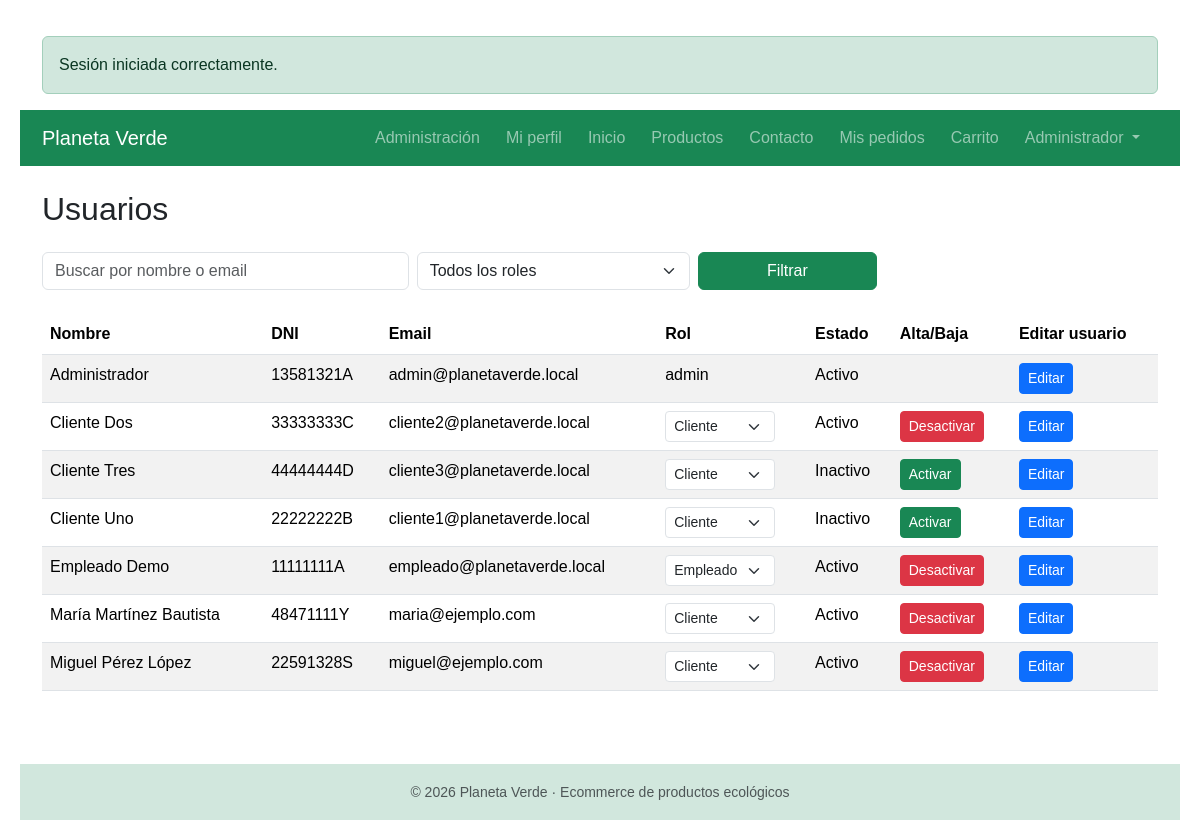
Page /index.php?controller=usuario&action=admin (signed in) on the committed database.
### tables this page shows
CREATE TABLE `usuarios` (
  `id_usuario` int(11) NOT NULL,
  `nombre` varchar(100) NOT NULL,
  `dni` varchar(20) DEFAULT NULL,
  `email` varchar(150) NOT NULL,
  `password` varchar(255) NOT NULL,
  `rol` enum('cliente','empleado','admin') NOT NULL DEFAULT 'cliente',
  `activo` tinyint(1) NOT NULL DEFAULT 1,
  `created_at` timestamp NOT NULL DEFAULT current_timestamp()
);

### controllers/UsuarioController.php (called while the page is built, shortened)
<?php
require_once __DIR__ . '/../models/Usuario.php';
class UsuarioController
{
    public function admin()
    {
        $q = trim($_GET['q'] ?? '');
        $rol = $_GET['rol'] ?? '';
        if ($q !== '' || $rol !== '') {
            $usuarios = Usuario::filtrarAdmin($q, $rol);
        } else {
            $usuarios = Usuario::getAllAdmin();
        }
        require_once __DIR__ . '/../views/admin/usuarios.php';
    }
}

### index.php (called while the page is built, shortened)
<?php
$action     = $_GET['action'] ?? 'index';
$controllerObject = new $controllerName();
$controllerObject->$action();

### models/Usuario.php (called while the page is built, shortened)
<?php
class Usuario
{
    public static function getAllAdmin()
    {
        $pdo = get_conexion();
        $sql = "SELECT * FROM usuarios ORDER BY nombre";
        $stmt = $pdo->query($sql);
        return $stmt->fetchAll(PDO::FETCH_ASSOC);
    }
}

### views/admin/usuarios.php (the view, shortened to what this page needs)
<?php require_once __DIR__ . '/../partials/header.php'; ?>
<?php require_once __DIR__ . '/../partials/navbar.php'; ?>
<main class="container">
    <h2 class="my-4">Usuarios</h2>
    <form method="get" class="row g-2 mb-4">
        <div class="col-md-4">
            <input type="search"
                name="q"
                class="form-control"
                placeholder="Buscar por nombre o email"
                value="<?= htmlspecialchars($_GET['q'] ?? '') ?>">
        </div>
        <div class="col-md-3">
            <select name="rol" class="form-select">
                <option value="">Todos los roles</option>
            </select>
        </div>
        <div class="col-md-2">
            <button class="btn btn-success w-100">Filtrar</button>
        </div>
    </form>
    <table class="table table-striped mb-4">
        <thead>
            <tr>
                <th>Nombre</th>
                <th>DNI</th>
                <th>Email</th>
                <th>Rol</th>
                <th>Estado</th>
                <th>Alta/Baja</th>
                <th>Editar usuario</th>
            </tr>
        </thead>
        <tbody>
            <?php foreach ($usuarios as $u): ?>
                <tr>
                    <td><?= htmlspecialchars($u['nombre']) ?></td>
                    <td><?= htmlspecialchars($u['dni'] ?? '-') ?></td>
                    <td><?= htmlspecialchars($u['email']) ?></td>
                    <td>
                        <?php if ($u['id_usuario'] == $_SESSION['usuario']['id']): ?>
                            <?= $u['rol'] ?>
                        <?php else: ?>
                            <form method="post"
                                action="index.php?controller=usuario&action=cambiarRol"
                                class="d-inline">
                                <select name="rol"
                                    onchange="this.form.submit()"
                                    class="form-select form-select-sm d-inline w-auto">
                                    <option value="cliente" <?= $u['rol'] == 'cliente' ? 'selected' : '' ?>>Cliente</option>
                                    <option value="empleado" <?= $u['rol'] == 'empleado' ? 'selected' : '' ?>>Empleado</option>
                                </select>
                            </form>
                        <?php endif; ?>
                    </td>
                    <td><?= $u['activo'] ? 'Activo' : 'Inactivo' ?></td>
                    <td>
                        <?php if ($u['id_usuario'] != $_SESSION['usuario']['id']): ?>
                            <?php if ($u['activo']): ?>
                                <a href="index.php?controller=usuario&action=desactivar&id=<?= $u['id_usuario'] ?>"
                                    class="btn btn-sm btn-danger">
                                    Desactivar
                                </a>
                            <?php else: ?>
                                <a href="index.php?controller=usuario&action=activar&id=<?= $u['id_usuario'] ?>"
                                    class="btn btn-sm btn-success">
                                    Activar
                                </a>
                            <?php endif; ?>
                        <?php endif; ?>
                    </td>
                    <td>
                        <a href="index.php?controller=usuario&action=editar&id=<?= $u['id_usuario'] ?>"
                            class="btn btn-sm btn-primary">
                            Editar
                        </a>
                    </td>
                </tr>
            <?php endforeach; ?>
        </tbody>
    </table>
</main>
<?php require_once __DIR__ . '/../partials/footer.php'; ?>

### public/css/estilos.css (style rules this page uses)
body { font-family: Arial, sans-serif; margin: 20px; }

### rows in the picture
usuarios: nombre "Administrador", dni "13581321A", email "admin@planetaverde.local", rol "admin", activo "Activo"
usuarios: nombre "Cliente Dos", dni "33333333C", email "cliente2@planetaverde.local", rol "Cliente", activo "Activo"
usuarios: nombre "Cliente Tres", dni "44444444D", email "cliente3@planetaverde.local", rol "Cliente", activo "Inactivo"
usuarios: nombre "Cliente Uno", dni "22222222B", email "cliente1@planetaverde.local", rol "Cliente", activo "Inactivo"
usuarios: nombre "Empleado Demo", dni "11111111A", email "empleado@planetaverde.local", rol "Empleado", activo "Activo"
usuarios: nombre "María Martínez Bautista", dni "48471111Y", email "maria@ejemplo.com", rol "Cliente", activo "Activo"
usuarios: nombre "Miguel Pérez López", dni "22591328S", email "miguel@ejemplo.com", rol "Cliente", activo "Activo"

### other values in the picture
$flash['mensaje'] "Sesión iniciada correctamente."
$_SESSION['usuario']['nombre'] "Administrador"
